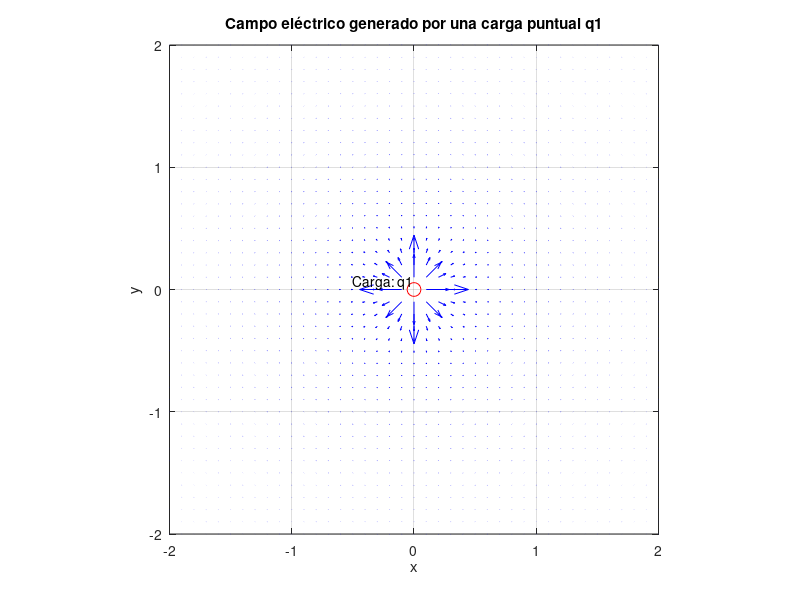

Write the MATLAB code that produced this figure.
% Simulación Intensidad de Campo Electrico
% Universidad de Cuenca
% Teoria Electromagnetica I, 2024
% Profesor: Andres Cornejo


% Parámetros
k = 9e9; % Constante de Coulomb
q = 1e-9;   % Carga puntual en Coulombs
[x, y] = meshgrid(-2:.1:2, -2:.1:2); % Definir una rejilla de puntos en el espacio
r = sqrt(x.^2 + y.^2);
% Calcular el campo eléctrico
Ex = k * q * x ./ (r.^3);
Ey = k * q * y ./ (r.^3);

% Plotear el campo eléctrico
figure;
quiver(x, y, Ex, Ey, LineWidth = 2.5, Color="blue");
xlabel('x');
ylabel('y');
title('Campo eléctrico generado por una carga puntual q1');
axis equal;
hold on;

% Graficar el punto en el origen
%scatter(0, 0, 'filled');  % 'filled' para rellenar el punto
plot(0, 0, 'ro', 'MarkerSize', 10); % Marcar la posición de la carga puntual 1
hold on;  % Mantener la gráfica actual

% Etiquetar el punto en el origen
text(0, 0, 'Carga: q1', 'HorizontalAlignment', 'right', 'VerticalAlignment', 'bottom');

% Ajustar los límites del eje para que el punto sea visible
xlim([-2, 2]);
ylim([-2, 2]);

% Mostrar la cuadrícula
grid on;
